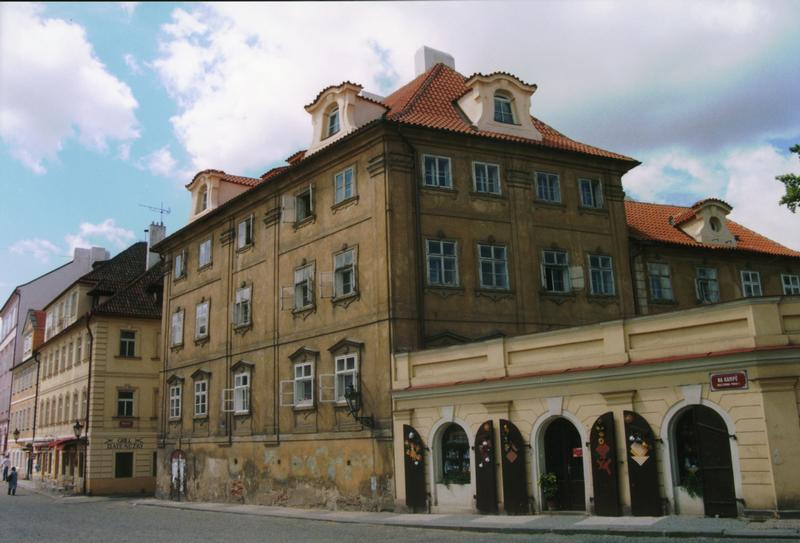
#> input picture Epipolar_Geometry/Images/buildingA.png, 800 x 543 px
$ jupyter execute CV2.ipynb
#> lines starting #> are read from the running program, lines starting #| are printed output that depends on the picture; after the words box and inside, x2 and y2 are one past the last pixel; in counts of white or black regions, pixels touching at a corner belong together
## Epipolar Geometry

Often in multiple view geometry, there are interesting relationships between the multiple cameras, a 3D point, and that point’s projections in each of the camera’s image plane. The geometry that relates the cameras, points in 3D, and the corresponding observations is referred to as the epipolar geometry of a stereo pair..

## Fundamental Matrix Estimation

In computer vision, the fundamental matrix F is a 3×3 matrix which relates corresponding points in stereo images. In epipolar geometry, with homogeneous image coordinates, x and x′, of corresponding points in a stereo image pair, Fx describes a line (an epipolar line) on which the corresponding point x′ on the other image must lie.

For this assignment, given the images below, your task is to calculate the fundamental matrix that relates these images.

[cell 1]
import cv2
import numpy as np
import matplotlib.pyplot as plt

# Load the images of buildingA and buildingB
imageA_path = "./Images/buildingA.png"  # buildingA image
imageB_path = "./Images/buildingB.png"  # buildingB image

imgA = cv2.imread(imageA_path, cv2.IMREAD_GRAYSCALE)
#> imgA: shape (543, 800); min 2, max 255, mean 122.4
imgB = cv2.imread(imageB_path, cv2.IMREAD_GRAYSCALE)
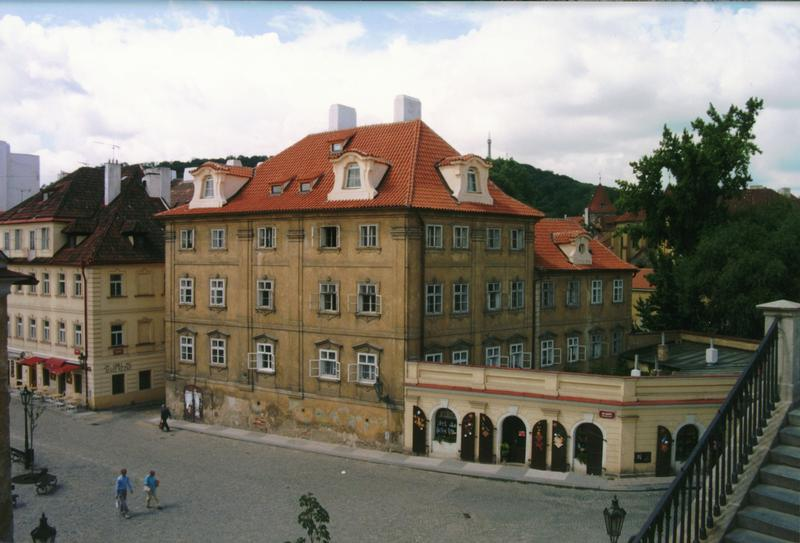
#> input picture Epipolar_Geometry/Images/buildingB.png, 800 x 543 px
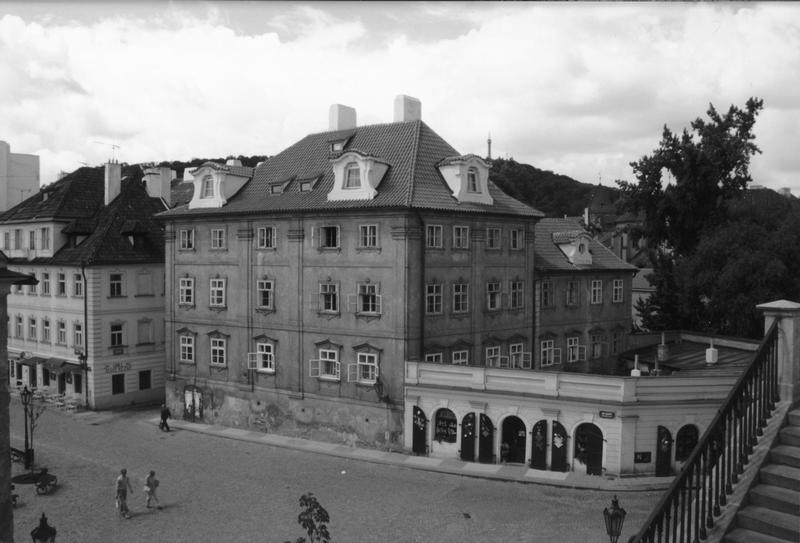
#> imgB: shape (543, 800); min 2, max 255, mean 124.1

# Initialize SIFT detector
sift = cv2.SIFT_create()

# Detect key points and compute descriptors
keypointsA, descriptorsA = sift.detectAndCompute(imgA, None)
#> keypointsA = 2601 keypoints; strongest (x, y, size): (481, 465, 2.1), (631, 438, 2.6), (146, 231, 2), (487, 459, 2.4)
keypointsB, descriptorsB = sift.detectAndCompute(imgB, None)
#> keypointsB = 2705 keypoints; strongest (x, y, size): (667, 178, 11.2), (733, 131, 5.4), (697, 139, 6.9), (741, 188, 2.1)

# Match features using Brute-Force matcher
bf = cv2.BFMatcher(cv2.NORM_L2, crossCheck=True)
matches = bf.match(descriptorsA, descriptorsB)
#> matches = 868 matches
matches = sorted(matches, key=lambda x: x.distance)  # Sort matches by distance

# Extract the matched points
ptsA = np.float32([keypointsA[m.queryIdx].pt for m in matches])
#> ptsA = 868 pairs, first value 5.55 to 796.9, second value 19.26 to 539.5
ptsB = np.float32([keypointsB[m.trainIdx].pt for m in matches])
#> ptsB = 868 pairs, first value 5.16 to 795.4, second value 87.01 to 538.5

# Estimate the Fundamental Matrix
F, mask = cv2.findFundamentalMat(ptsA, ptsB, cv2.FM_RANSAC)
#> F = [[9.73e-05, 0.000628, -0.354], [-0.00075, 9.75e-06, 0.388], [0.288, -0.314, 1]]; mask = 868 values, max 1 at index 0, min 0 at index 1, mean 0.199

# Select only inlier points
inlier_ptsA = ptsA[mask.ravel() == 1]
#> inlier_ptsA = 173 pairs, first value 45.91 to 769.8, second value 185.6 to 531.5
inlier_ptsB = ptsB[mask.ravel() == 1]
#> inlier_ptsB = 173 pairs, first value 19.5 to 699.7, second value 231.5 to 520.9

# Visualize the matches and fundamental matrix
output_data = {
    "Fundamental Matrix": F,
    "Matched Points (Image A)": inlier_ptsA,
    "Matched Points (Image B)": inlier_ptsB
}

output_data

[cell 2]
# Draw matches and epipolar lines for the given assignment
def draw_epipolar_lines(img1, img2, pts1, pts2, F):
    """
    Draw epipolar lines and points on the images.
    :param img1: First image (grayscale)
    :param img2: Second image (grayscale)
    :param pts1: Points in the first image
    :param pts2: Corresponding points in the second image
    :param F: Fundamental matrix
    """
    # Convert images to RGB for visualization
    img1_rgb = cv2.cvtColor(img1, cv2.COLOR_GRAY2BGR)
    img2_rgb = cv2.cvtColor(img2, cv2.COLOR_GRAY2BGR)

    # Randomly sample 10 points
    np.random.seed(0)  # For reproducibility
    sampled_indices = np.random.choice(len(pts1), 10)
#> sampled_indices = [172, 47, 117, 67, 103, 9, 21, 36, 87, 70]
    sampled_pts1 = pts1[sampled_indices]
#> sampled_pts1 = [[238.6, 386.6], [470.6, 488.4], [278.5, 432.8], [496.2, 500.9], [197.8, 486.8], [615.6, 464.5], [364.5, 412.8], [386.9, 456.4], [226, 438.7], [333.8, 349.9]]
    sampled_pts2 = pts2[sampled_indices]
#> sampled_pts2 = [[258.7, 352], [456.6, 445.8], [303, 391], [473.1, 455.3], [216, 414.3], [544.9, 444.9], [387.1, 396.1], [399.4, 419.9], [249.9, 386.2], [356.4, 348.2]]

    # Draw epipolar lines on the second image
    for pt1 in sampled_pts1:
        line = np.dot(F, np.append(pt1, 1))  # Epipolar line equation
        a, b, c = line
        x0, y0 = 0, int(-c / b)  # Line at x=0
        x1, y1 = img2.shape[1], int(-(c + a * img2.shape[1]) / b)  # Line at x=width
        img2_rgb = cv2.line(img2_rgb, (x0, y0), (x1, y1), (0, 255, 0), 1)
        img1_rgb = cv2.circle(img1_rgb, tuple(pt1.astype(int)), 5, (0, 0, 255), -1)
#> this loop made 10 passes
#> (pt1, a, b, c, y0, y1) on passes 1 to 10: ([238.6, 386.6], -0.0877, 0.212, -51.84, 243, 574), ([470.6, 488.4], -0.00123, 0.0395, -17.1, 432, 457), ([278.5, 432.8], -0.0548, 0.183, -54.9, 299, 539), ([496.2, 500.9], 0.00916, 0.0205, -13.68, 668, 310), ([197.8, 486.8], -0.0288, 0.244, -95.05, 389, 483), ([615.6, 464.5], -0.00212, -0.0695, 32.14, 462, 438), ([364.5, 412.8], -0.059, 0.118, -23.88, 201, 600), ([386.9, 456.4], -0.0294, 0.102, -31.13, 305, 536), ([226, 438.7], -0.0562, 0.222, -71.84, 322, 525), ([333.8, 349.9], -0.101, 0.141, -12.94, 91, 668)
#> img1_rgb: shape (543, 800, 3); mean B, G, R 122.3, 122.3, 122.8
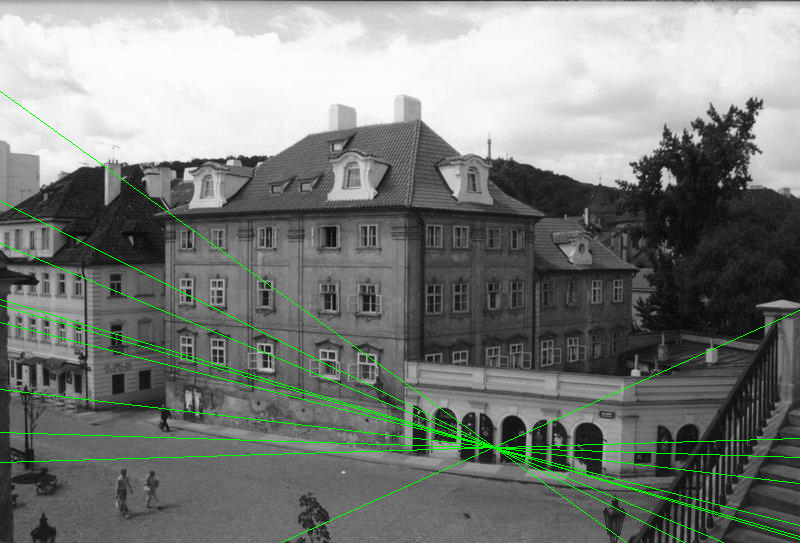
#> img2_rgb: shape (543, 800, 3); mean B, G, R 122.7, 126.9, 122.7

    # Draw epipolar lines on the first image
    for pt2 in sampled_pts2:
        line = np.dot(F.T, np.append(pt2, 1))  # Epipolar line equation
        a, b, c = line
        x0, y0 = 0, int(-c / b)  # Line at x=0
        x1, y1 = img1.shape[1], int(-(c + a * img1.shape[1]) / b)  # Line at x=width
        img1_rgb = cv2.line(img1_rgb, (x0, y0), (x1, y1), (255, 0, 0), 1)
        img2_rgb = cv2.circle(img2_rgb, tuple(pt2.astype(int)), 5, (0, 0, 255), -1)
#> this loop made 10 passes
#> (pt2, a, b, c, y0, y1) on passes 1 to 10: ([258.7, 352], 0.0489, -0.148, 45.97, 309, 573), ([456.6, 445.8], -0.00218, -0.0233, 12.37, 531, 456), ([303, 391], 0.0239, -0.12, 45.44, 377, 537), ([473.1, 455.3], -0.00775, -0.0128, 10.24, 798, 315), ([216, 414.3], -0.00198, -0.175, 85.22, 488, 479), ([544.9, 444.9], 0.00706, 0.0321, -19.19, 597, 421), ([387.1, 396.1], 0.0283, -0.0674, 17.69, 262, 598), ([399.4, 419.9], 0.0116, -0.0594, 22.56, 379, 536), ([249.9, 386.2], 0.0223, -0.154, 62.38, 406, 522), ([356.4, 348.2], 0.0613, -0.0871, 9.95, 114, 676)
#> pass 1, in draw_epipolar_lines, `img1_rgb = cv2.line(img1_rgb, (x0, y0), (x1, y1), (255, 0, 0), 1)`:
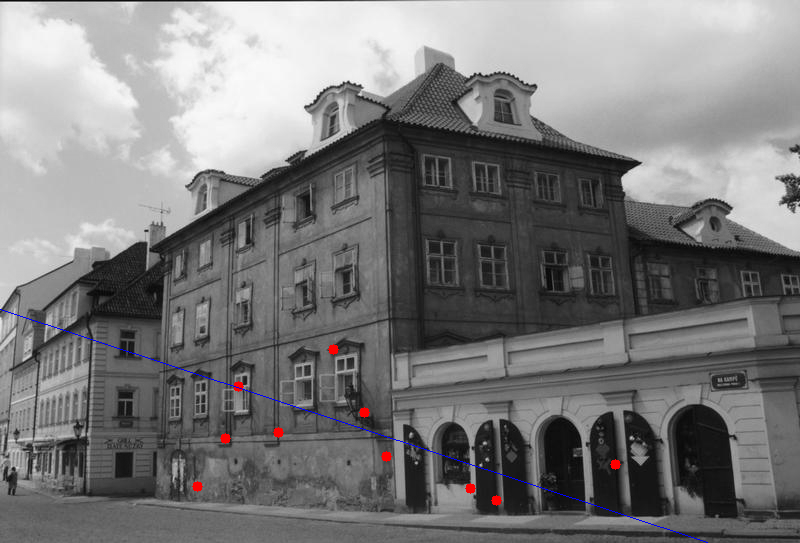
#> img1_rgb: shape (543, 800, 3); mean B, G, R 122.6, 122.2, 122.6
#> after the loop:
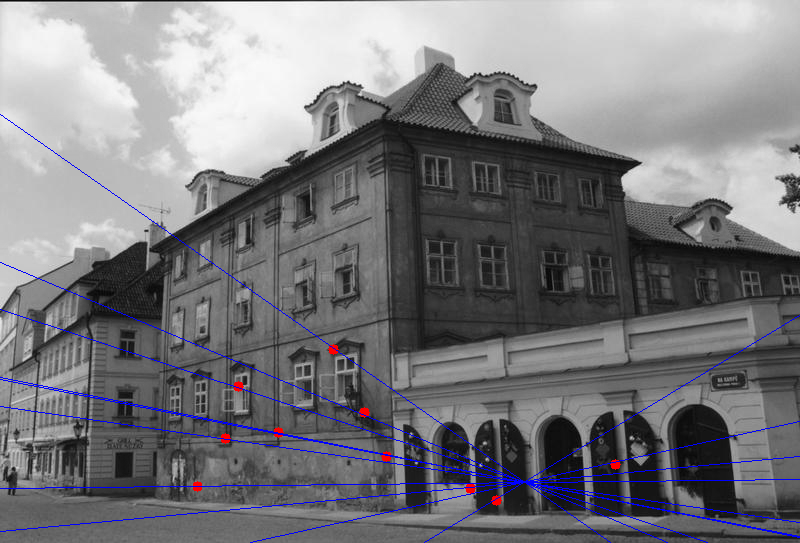
#> img1_rgb: shape (543, 800, 3); mean B, G, R 124.9, 121, 121.5
#> after the loop:
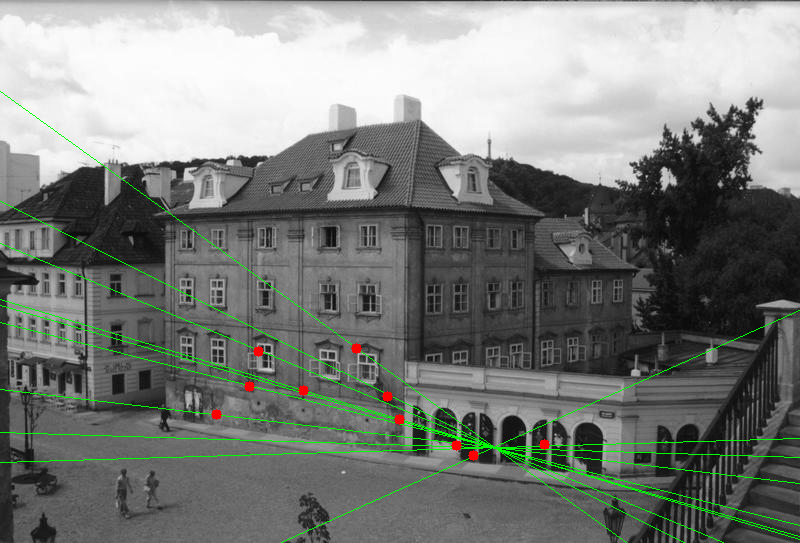
#> img2_rgb: shape (543, 800, 3); mean B, G, R 122.5, 126.7, 123

    # Display the images
    fig, axes = plt.subplots(1, 2, figsize=(15, 10))
    axes[0].imshow(img1_rgb[:, :, ::-1])  # Convert BGR to RGB for plt
    axes[0].set_title("Epipolar Lines on Image 1")
    axes[0].axis("off")

    axes[1].imshow(img2_rgb[:, :, ::-1])  # Convert BGR to RGB for plt
    axes[1].set_title("Epipolar Lines on Image 2")
    axes[1].axis("off")

    plt.show()
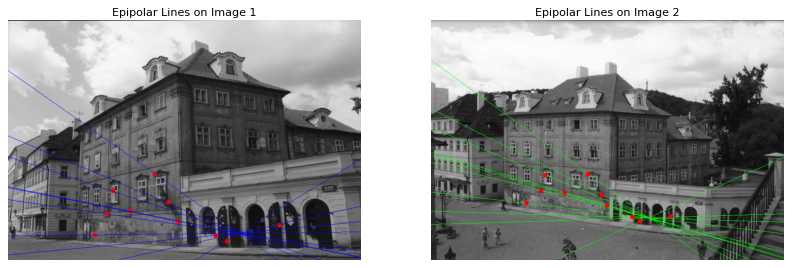
#> figure drawn by matplotlib, 2 panels


# Draw epipolar lines on the images
draw_epipolar_lines(imgA, imgB, inlier_ptsA, inlier_ptsB, F)

### Import Libraries and Load Images

[cell 3]
import cv2
import numpy as np
import matplotlib.pyplot as plt
# Load the images of buildingA and buildingB
imgA = cv2.imread("./Images/buildingA.png", cv2.IMREAD_GRAYSCALE)
imgB = cv2.imread("./Images/buildingB.png", cv2.IMREAD_GRAYSCALE)

# Display the input images
plt.figure(figsize=(12, 6))
plt.subplot(1, 2, 1)
plt.imshow(imgA, cmap='gray')
plt.title("Image A (Building A)")
plt.axis("off")

plt.subplot(1, 2, 2)
plt.imshow(imgB, cmap='gray')
plt.title("Image B (Building B)")
plt.axis("off")
plt.show()

### Find Keypoints and Correspondences

[cell 4]
# Initialize SIFT detector
sift = cv2.SIFT_create()

# Detect key points and compute descriptors
keypointsA, descriptorsA = sift.detectAndCompute(imgA, None)
keypointsB, descriptorsB = sift.detectAndCompute(imgB, None)

# Match features using Brute-Force Matcher
bf = cv2.BFMatcher(cv2.NORM_L2, crossCheck=True)
matches = bf.match(descriptorsA, descriptorsB)

# Sort matches by distance (good matches come first)
matches = sorted(matches, key=lambda x: x.distance)

# Extract matched points
ptsA = np.float32([keypointsA[m.queryIdx].pt for m in matches])
ptsB = np.float32([keypointsB[m.trainIdx].pt for m in matches])

# Visualize the matched points
matched_img = cv2.drawMatches(imgA, keypointsA, imgB, keypointsB, matches[:50], None, flags=cv2.DrawMatchesFlags_NOT_DRAW_SINGLE_POINTS)
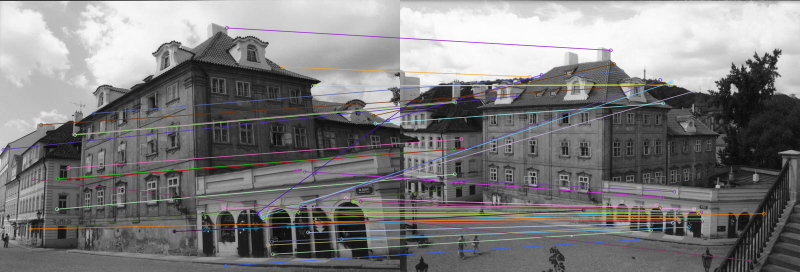
#> matched_img: shape (543, 1600, 3) (shown at 1/2 size); mean of channels 0, 1, 2 125.4, 124.8, 126; drawn as B, G, R
plt.figure(figsize=(16, 8))
plt.imshow(matched_img)
plt.title("Top 50 Feature Matches")
plt.axis("off")
plt.show()

### Compute the Fundamental Matrix

[cell 5]
# Estimate the fundamental matrix using RANSAC
F, mask = cv2.findFundamentalMat(ptsA, ptsB, cv2.FM_RANSAC)

# Select inlier points
inlier_ptsA = ptsA[mask.ravel() == 1]
inlier_ptsB = ptsB[mask.ravel() == 1]

# Display the fundamental matrix
print("Fundamental Matrix (F):\n", F)
#| Fundamental Matrix (F):
#|  [[ 9.73431331e-05  6.27661244e-04 -3.53567492e-01]
#|  [-7.49905576e-04  9.74964820e-06  3.87664712e-01]
#|  [ 2.87651265e-01 -3.14218677e-01  1.00000000e+00]]

### Draw Epipolar Lines

[cell 6]
# Function to draw epipolar lines and sampled points
def draw_epipolar_lines(img1, img2, pts1, pts2, F):
    """
    Draw epipolar lines and points on the images.
    :param img1: First image (grayscale)
    :param img2: Second image (grayscale)
    :param pts1: Points in the first image
    :param pts2: Corresponding points in the second image
    :param F: Fundamental matrix
    """
    # Convert images to RGB for visualization
    img1_rgb = cv2.cvtColor(img1, cv2.COLOR_GRAY2BGR)
    img2_rgb = cv2.cvtColor(img2, cv2.COLOR_GRAY2BGR)

    # Randomly sample 10 points
    np.random.seed(0)  # For reproducibility
    sampled_indices = np.random.choice(len(pts1), 10, replace=True)
#> sampled_indices = [172, 47, 117, 67, 103, 9, 21, 36, 87, 70]
    sampled_pts1 = pts1[sampled_indices]
    sampled_pts2 = pts2[sampled_indices]

    # Draw epipolar lines on the second image
    for pt1 in sampled_pts1:
        line = np.dot(F, np.append(pt1, 1))  # Epipolar line equation
        a, b, c = line
        x0, y0 = 0, int(-c / b)  # Line at x=0
        x1, y1 = img2.shape[1], int(-(c + a * img2.shape[1]) / b)  # Line at x=width
        img2_rgb = cv2.line(img2_rgb, (x0, y0), (x1, y1), (0, 255, 0), 1)
        img1_rgb = cv2.circle(img1_rgb, tuple(pt1.astype(int)), 5, (0, 0, 255), -1)
#> this loop made 10 passes
#> pass 3, in draw_epipolar_lines, `img1_rgb = cv2.circle(img1_rgb, tuple(pt1.astype(int)), 5, (0, 0, 255)..`:
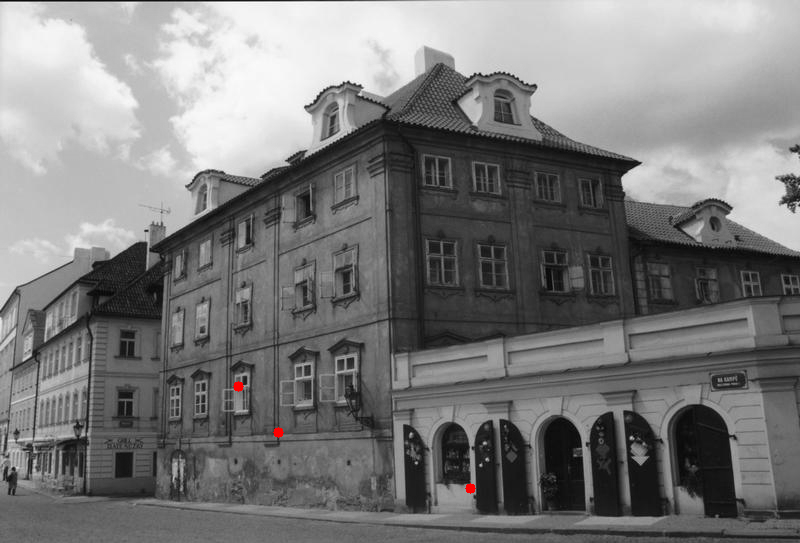
#> img1_rgb: shape (543, 800, 3); mean B, G, R 122.4, 122.4, 122.5

    # Draw epipolar lines on the first image
    for pt2 in sampled_pts2:
        line = np.dot(F.T, np.append(pt2, 1))  # Epipolar line equation
        a, b, c = line
        x0, y0 = 0, int(-c / b)  # Line at x=0
        x1, y1 = img1.shape[1], int(-(c + a * img1.shape[1]) / b)  # Line at x=width
        img1_rgb = cv2.line(img1_rgb, (x0, y0), (x1, y1), (255, 0, 0), 1)
        img2_rgb = cv2.circle(img2_rgb, tuple(pt2.astype(int)), 5, (0, 0, 255), -1)
#> this loop made 10 passes
#> pass 3, in draw_epipolar_lines, `img2_rgb = cv2.circle(img2_rgb, tuple(pt2.astype(int)), 5, (0, 0, 255)..`:
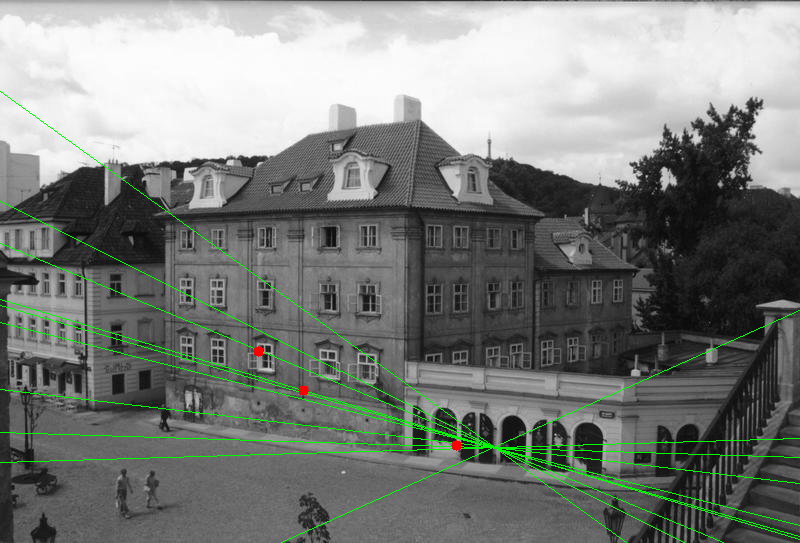
#> img2_rgb: shape (543, 800, 3); 0.06% of pixels changed, all inside (x1, y1, x2, y2) = (253, 346, 462, 451)

    # Display the images
    fig, axes = plt.subplots(1, 2, figsize=(15, 10))
    axes[0].imshow(img1_rgb[:, :, ::-1])
    axes[0].set_title("Epipolar Lines on Image 1")
    axes[0].axis("off")

    axes[1].imshow(img2_rgb[:, :, ::-1])
    axes[1].set_title("Epipolar Lines on Image 2")
    axes[1].axis("off")

    plt.show()
